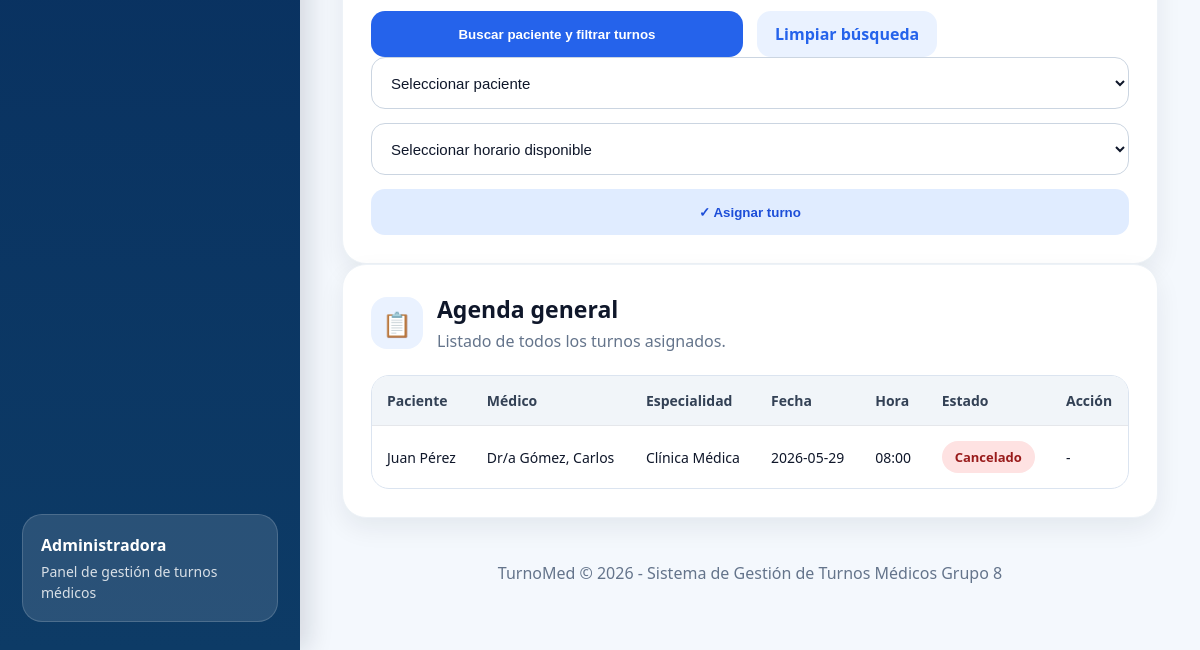
/admin (signed in, lower part), run on an earlier commit of the app's database.
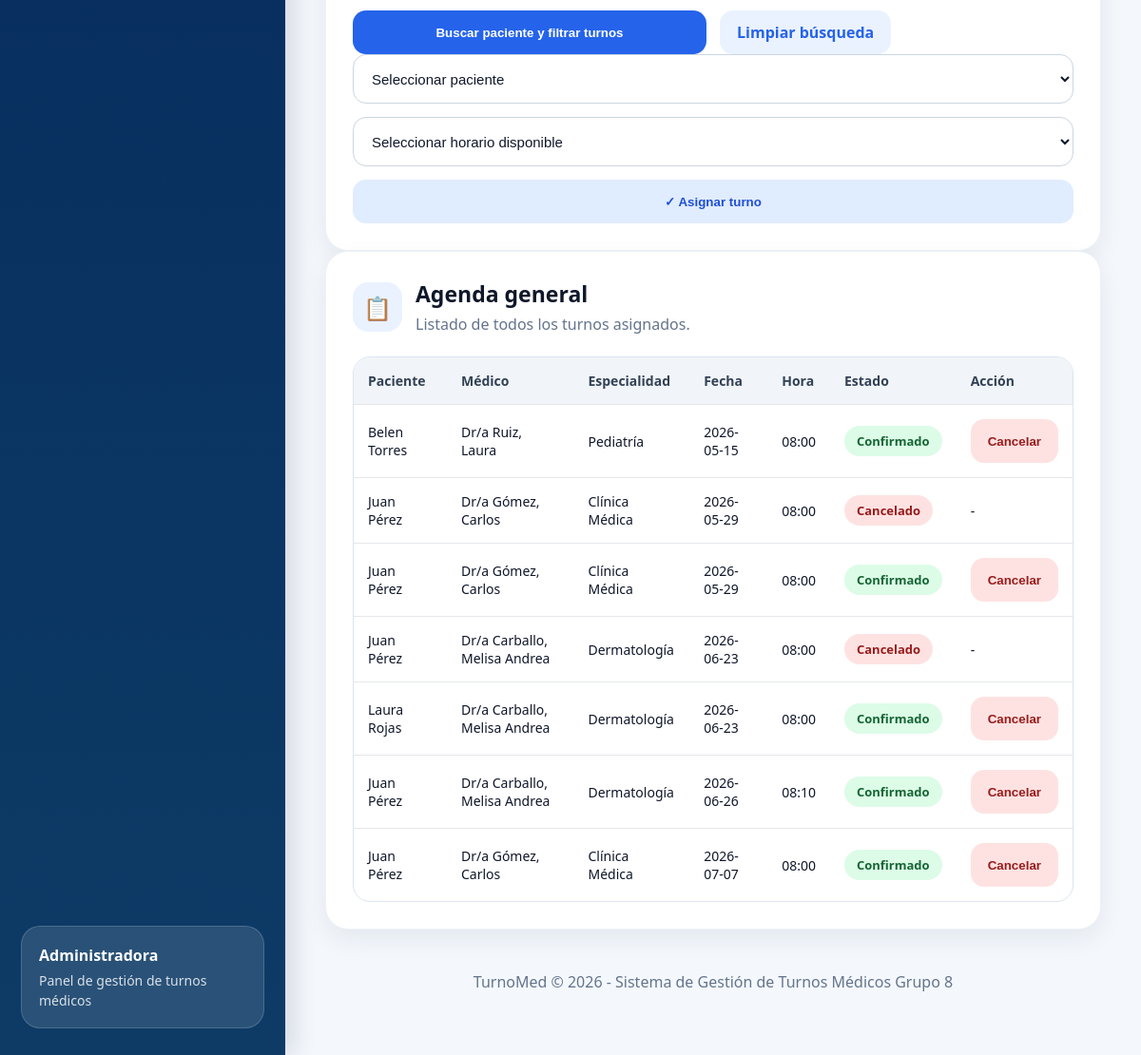
And on a later commit of the database.
### tables this page shows
CREATE TABLE turnos (
            id INTEGER PRIMARY KEY AUTOINCREMENT,
            id_paciente INTEGER NOT NULL,
            id_horario INTEGER NOT NULL,
            id_medico INTEGER NOT NULL,
            paciente TEXT NOT NULL,
            especialidad TEXT NOT NULL,
            fecha TEXT NOT NULL,
            hora TEXT NOT NULL,
            estado TEXT NOT NULL DEFAULT 'Confirmado',
            llamado INTEGER NOT NULL DEFAULT 0,
            FOREIGN KEY (id_paciente) REFERENCES usuarios(id_usuario),
            FOREIGN KEY (id_horario) REFERENCES horarios(id_horario),
            FOREIGN KEY (id_medico) REFERENCES medicos(id_medico)
        );

CREATE TABLE medicos (
            id_medico INTEGER PRIMARY KEY AUTOINCREMENT,
            nombre TEXT NOT NULL,
            apellido TEXT NOT NULL,
            especialidad TEXT NOT NULL,
            email TEXT,
            telefono TEXT,
            foto TEXT,
            activo INTEGER DEFAULT 1
        );

### app.py (the view)
@app.route("/admin")
@login_required
def admin():
    if current_user.rol != "admin":
        flash("No tenés permiso para ingresar al panel de administración.")
        return redirect(url_for("login"))
    filtro_especialidad = request.args.get("especialidad", "")
    filtro_medico = request.args.get("id_medico", "")
    filtro_fecha = request.args.get("fecha", "")
    busqueda_paciente = request.args.get("buscar_paciente", "")
    medicos_filtrados = obtener_medicos(
        especialidad=filtro_especialidad if filtro_especialidad else None
    )
    fechas_disponibles = obtener_fechas_disponibles(
        filtro_especialidad if filtro_especialidad else None,
        filtro_medico if filtro_medico else None
    )
    horarios = obtener_horarios_filtrados(
        filtro_especialidad if filtro_especialidad else None,
        filtro_medico if filtro_medico else None,
        filtro_fecha if filtro_fecha else None
    )
    return render_template(
        "admin.html",
        usuario=current_user,
        pacientes=obtener_pacientes(busqueda_paciente),
        busqueda_paciente=busqueda_paciente,
        medicos=medicos_filtrados,
        especialidades=obtener_especialidades(),
        fechas_disponibles=fechas_disponibles,
        horarios=horarios,
        turnos=obtener_turnos(),
        filtro_especialidad=filtro_especialidad,
        filtro_medico=filtro_medico,
        filtro_fecha=filtro_fecha
    )

### app.py (called while the page is built, shortened)
def get_conn():
    os.makedirs("database", exist_ok=True)
    conn = sqlite3.connect(DB_PATH)
    conn.row_factory = sqlite3.Row
    return conn

@login_manager.user_loader
def load_user(user_id):
    conn = get_conn()
    usuario = conn.execute(
        "SELECT * FROM usuarios WHERE id_usuario = ?",
        (user_id,)
    ).fetchone()
    conn.close()
    if usuario:
        return User(usuario)
    return None

def obtener_medicos(busqueda=None, especialidad=None, estado="activos"):
    conn = get_conn()
    query = """
        SELECT *
        FROM medicos
        WHERE 1 = 1
    """
    params = []
    if estado == "activos":
        query += " AND activo = 1"
    elif estado == "inactivos":
        query += " AND activo = 0"
    if especialidad:
        query += " AND especialidad = ?"
        params.append(especialidad)
    query += " ORDER BY activo DESC, especialidad, apellido, nombre"
    medicos = conn.execute(query, params).fetchall()
    conn.close()
    return medicos

### templates/admin.html (shortened to what this page needs)
<!DOCTYPE html>
<html lang="es">
<head>
    <link rel="stylesheet" href="{{ url_for('static', filename='estilos.css') }}">
</head>
<body>
<div class="layout">
    <aside class="sidebar">
        <div class="sidebar-info">
            <strong>Administradora</strong>
            <p>Panel de gestión de turnos médicos</p>
        </div>
    </aside>
    <main class="content">
        <section class="card" id="asignar-turno">
            <form method="GET" action="/admin#asignar-turno">
                <div class="form-grid">
                    <button type="submit">Buscar paciente y filtrar turnos</button>
                    <a href="/admin#asignar-turno" class="btn-link">Limpiar búsqueda</a>
                </div>
</form>
            <form method="POST" action="/asignar_turno">
                <select name="id_paciente" required>
                    <option value="">Seleccionar paciente</option>
                </select>
                <select name="id_horario" required>
                    <option value="">Seleccionar horario disponible</option>
                </select>
                {% if pacientes and horarios %}
                    <button type="submit" class="btn-secondary">✓ Asignar turno</button>
                {% else %}
                    <button type="button" class="btn-danger" disabled>No hay pacientes u horarios disponibles</button>
                {% endif %}
            </form>
        </section>
        <section class="card table-card" id="agenda">
            <div class="card-title">
                <div class="icon-box">📋</div>
                <div>
                    <h2>Agenda general</h2>
                    <p class="table-description">Listado de todos los turnos asignados.</p>
                </div>
            </div>
            <table>
                <thead>
                    <tr>
                        <th>Paciente</th>
                        <th>Médico</th>
                        <th>Especialidad</th>
                        <th>Fecha</th>
                        <th>Hora</th>
                        <th>Estado</th>
                        <th>Acción</th>
                    </tr>
                </thead>
                <tbody>
                    {% if turnos %}
                        {% for turno in turnos %}
                            <tr>
                                <td>{{ turno.paciente }}</td>
                                <td>Dr/a {{ turno.medico_apellido }}, {{ turno.medico_nombre }}</td>
                                <td>{{ turno.especialidad }}</td>
                                <td>{{ turno.fecha }}</td>
                                <td>{{ turno.hora }}</td>
                                <td>
                                    {% if turno.estado == "Cancelado" %}
                                        <span class="estado-cancelado">Cancelado</span>
                                    {% else %}
                                        <span class="estado">Confirmado</span>
                                    {% endif %}
                                </td>
                                <td>
                                    {% if turno.estado != "Cancelado" %}
                                        <form method="POST"
                                              action="/cancelar_turno/{{ turno.id }}"
                                              onsubmit="return confirm('¿Está seguro que desea cancelar este turno?');">
                                            <button type="submit" class="btn-danger">Cancelar</button>
                                        </form>
                                    {% else %}
                                        -
                                    {% endif %}
                                </td>
                            </tr>
                        {% endfor %}
                    {% endif %}
                </tbody>
            </table>
        </section>
        <footer class="footer">
            TurnoMed © 2026 - Sistema de Gestión de Turnos Médicos Grupo 8
        </footer>
    </main>
</div>
</body>
</html>

What changed in the data, as far as the page shows it:
added turnos: paciente "Belen Torres", medico_apellido "Ruiz", medico_nombre "Laura", especialidad "Pediatría", fecha "2026-05-15", hora "08:00", estado "Confirmado"
added turnos: paciente "Juan Pérez", medico_apellido "Gómez", medico_nombre "Carlos", especialidad "Clínica Médica", fecha "2026-05-29", hora "08:00", estado "Confirmado"
added turnos: paciente "Juan Pérez", medico_apellido "Carballo", medico_nombre "Melisa Andrea", especialidad "Dermatología", fecha "2026-06-23", hora "08:00", estado "Cancelado"
added turnos: paciente "Laura Rojas", medico_apellido "Carballo", medico_nombre "Melisa Andrea", especialidad "Dermatología", fecha "2026-06-23", hora "08:00", estado "Confirmado"
added turnos: paciente "Juan Pérez", medico_apellido "Carballo", medico_nombre "Melisa Andrea", especialidad "Dermatología", fecha "2026-06-26", hora "08:10", estado "Confirmado"
added turnos: paciente "Juan Pérez", medico_apellido "Gómez", medico_nombre "Carlos", especialidad "Clínica Médica", fecha "2026-07-07", hora "08:00", estado "Confirmado"
